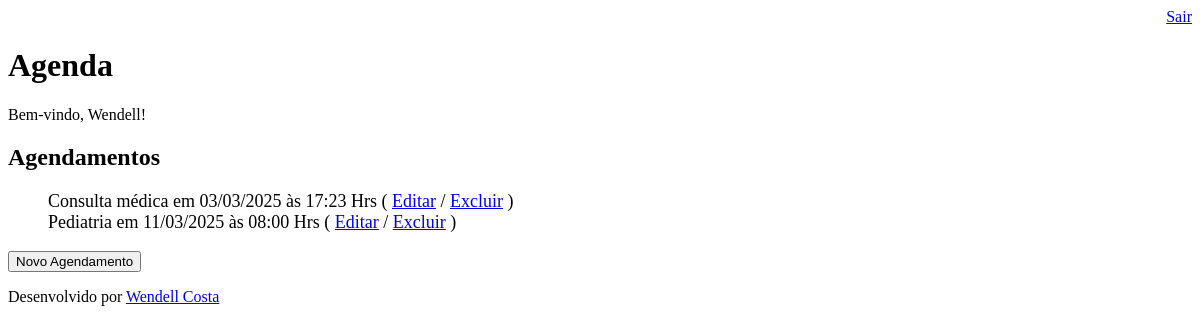
/agenda/ (signed in), run on an earlier commit of the app's database.
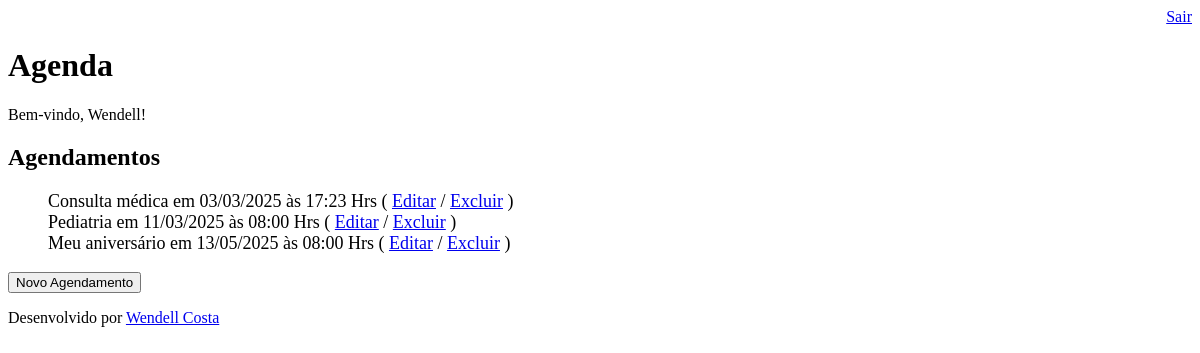
And on a later commit of the database.
### core/models.py (models this page shows, shortened)
class Evento(models.Model):
    titulo = models.CharField(max_length=100)
    descricao = models.TextField(blank=True, null=True) # A descrição pode ser nulo ou vazio
    data_evento = models.DateTimeField(verbose_name='Data do Evento') # A data do evento é obrigatória, o verbose_name é o nome que será exibido no formulário
    data_criacao = models.DateTimeField(auto_now=True, verbose_name='Data da Criação') # A data de criação do evento é automatica
    usuario = models.ForeignKey(User, on_delete=models.CASCADE) # Se o usuário dono do evento for excluido da aplicação, todos os eventos serão excluídos
    class Meta:
        db_table = 'evento' # Define o nome da tabela no banco de dados como 'evento' ao invés de 'core_evento' que é o padrão do Django
    def get_data_evento(self):
        return self.data_evento.strftime('%d/%m/%Y às %H:%M Hrs') # Retorna a data do evento formatada

### core/views.py (the view)
# urls.py: path('agenda/', views.lista_eventos),
@login_required(login_url='/login/') # Verifica se o usuário está logado, caso não esteja, redireciona para a página de login
def lista_eventos(request):
    usuario = request.user
    evento = Evento.objects.filter(usuario=usuario) # Filtra os eventos do usuário logado e armazena na variável evento
    dados = {'eventos': evento} # Cria um dicionário com o evento e armazena na variável dados
    return render(request, 'agenda.html', dados) # Renderiza a página agenda.html com os dados do dicionário

### agenda/templates/agenda.html
{% extends "model-page.html" %}
{% block content %}
    <h2>Agendamentos</h2>
    <ul style="list-style-type: none; font-size: 18px;">
    {% for evento in eventos %}
          <li>
            {{ evento.titulo }} em {{ evento.get_data_evento}}
            ( <a href="evento/?id={{ evento.id }}">Editar</a>
            / <a href="evento/delete/{{ evento.id }}/">Excluir</a> )
        </li>
    {% endfor %}
    </ul>
    <a href="evento/">
        <button type="button" href="evento/">Novo Agendamento</button>
    </a>
{% endblock %}

### agenda/templates/model-page.html
<!DOCTYPE html>
<html lang="en">
<body>
    <header>
        {% include "model-header.html" %}
    </header>
    <main>
        {% block content %}{% endblock %}
    </main>
    <footer>
        {% include "model-footer.html" %}
    </footer>
</body>
</html>

### agenda/templates/model-header.html (shortened to what this page needs)
    <div align="right">
        <a href="/logout">Sair</a>
    </div>
    <h1>Agenda</h1>
    <p>Bem-vindo, {{ user.username }}!</p>

### agenda/templates/model-footer.html
<p>Desenvolvido por <a href="https://github.com/wl-costa" target="_blank">Wendell Costa</a></p>

What changed in the data, as far as the page shows it:
added Evento: titulo "Meu aniversário", get_data_evento "13/05/2025 às 08:00 Hrs"
